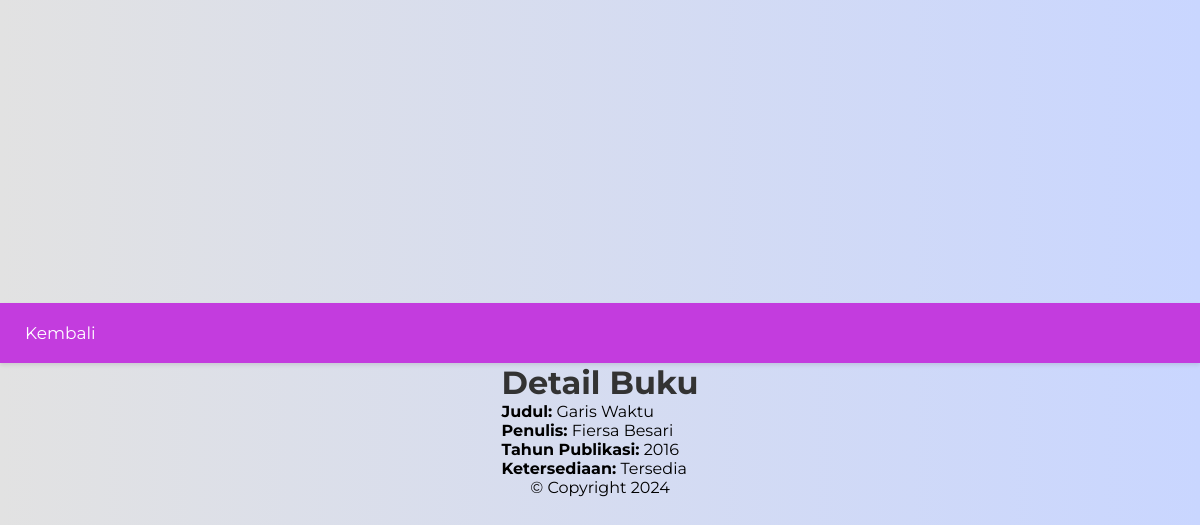
/books/books_anggota.php?id=4 (signed in), run on the app's committed database.
### tables this page shows
CREATE TABLE `books` (
  `id` int NOT NULL,
  `title` varchar(255) NOT NULL,
  `author` varchar(100) NOT NULL,
  `publication_year` int NOT NULL,
  `image` varchar(255) DEFAULT NULL,
  `available` tinyint(1) DEFAULT '1'
);

### books/books_anggota.php (the view, shortened to what this page needs)
<?php
$conn = new mysqli('localhost', 'root', '', 'project2');
if (isset($_GET['id'])) {
    $id = $_GET['id'];
    $query = "SELECT * FROM books WHERE id = ?";
    $stmt = $conn->prepare($query);
    $stmt->bind_param("i", $id);
    $stmt->execute();
    $book = $stmt->get_result()->fetch_assoc();
} else {
    header("Location: daftarbuku.php");
    exit();
}
?>
<!DOCTYPE html>
<html lang="id">
<head>
    <link rel="stylesheet" href="style.css">
</head>
<body>
    <nav>
        <a href="daftarbuku.php" class="btn back">Kembali</a>
    </nav>
    <main>
        <h1>Detail Buku</h1>
        <div class="book-detail">
            <p><strong>Judul:</strong> <?= htmlspecialchars($book['title']) ?></p>
            <p><strong>Penulis:</strong> <?= htmlspecialchars($book['author']) ?></p>
            <p><strong>Tahun Publikasi:</strong> <?= $book['publication_year'] ?></p>
            <p><strong>Ketersediaan:</strong> <?= $book['available'] ? 'Tersedia' : 'Dipinjam' ?></p>
        </div>
    </main>
    <footer>© Copyright 2024</footer>
</body>
</html>

### style.css (style rules this page uses)
* { margin: 0; padding: 0; box-sizing: border-box; font-family: 'Montserrat', sans-serif; }
body { background-color: #c9d6ff; background: linear-gradient(to right, #e2e2e2, #c9d6ff); display: flex; align-items: center; justify-content: center; flex-direction: column; height: 100vh; }
nav { background-color: #c33cde; overflow: hidden; padding: 10px; width: 100%; box-shadow: 0 2px 4px rgba(0, 0, 0, 0.1); }
nav a { float: left; color: white; text-align: center; padding: 14px 16px; text-decoration: none; font-size: 17px; }
a.btn { display: inline-block; padding: 10px 15px; text-decoration: none; color: #fff; border-radius: 5px; transition: background 0.3s ease; }
h1 { color: #333; }

### data on the page
books: title "Garis Waktu", author "Fiersa Besari", publication_year "2016"
